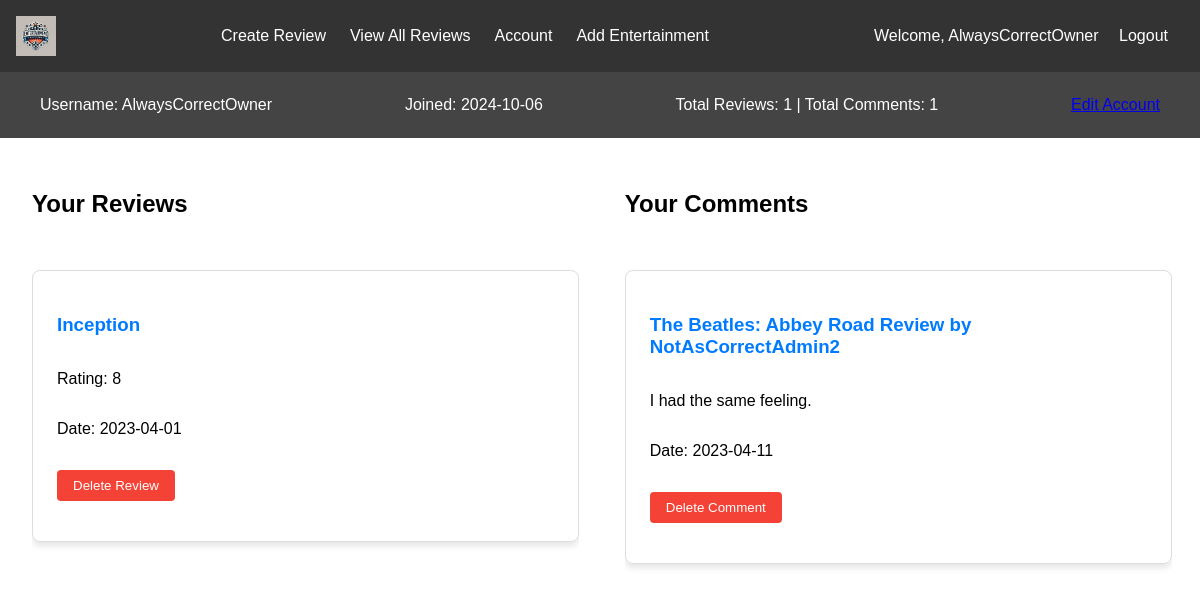
The page /viewaccount.php (signed in) on the database its author committed.
### tables this page shows
CREATE TABLE users (
	user_id INT AUTO_INCREMENT PRIMARY KEY,
    username VARCHAR(50) UNIQUE,
    email VARCHAR(50) UNIQUE,
    user_password VARCHAR(255),
    date_joined DATE,
    user_role_id INT
    
);

CREATE TABLE reviews(
	review_id INT AUTO_INCREMENT PRIMARY KEY,
    user_id INT,
    entertainment_id INT,
    rating INT,
    review_text MEDIUMTEXT,
    review_date DATE,
    FOREIGN KEY (user_id) REFERENCES users(user_id) ON DELETE CASCADE,
    FOREIGN KEY (entertainment_id) REFERENCES entertainments(entertainment_id) ON DELETE CASCADE
);

CREATE TABLE entertainments(
	entertainment_id INT AUTO_INCREMENT PRIMARY KEY,
    title VARCHAR(50),
    release_date DATE,
    entertainment_description MEDIUMTEXT,
    entertainment_type_id INT
);

CREATE TABLE comments(
	comment_id INT AUTO_INCREMENT PRIMARY KEY,
    review_id INT,
    user_id INT,
    comment_text MEDIUMTEXT,
    comment_date DATE,
    FOREIGN KEY (user_id) REFERENCES users(user_id) ON DELETE CASCADE,
    FOREIGN KEY (review_id) REFERENCES reviews(review_id) ON DELETE CASCADE
);

### viewaccount.php (the view, shortened to what this page needs)
<?php
include 'nav.php';
include 'connection.php';
$user_id = $_SESSION['user_id'];
$sql = "SELECT username, email, date_joined FROM Users WHERE user_id = ?";
$stmt = $conn->prepare($sql);
$stmt->bind_param("i", $user_id);
$stmt->execute();
$user_result = $stmt->get_result()->fetch_assoc();
$sql_reviews_count = "SELECT COUNT(*) AS total_reviews FROM Reviews WHERE user_id = ?";
$stmt = $conn->prepare($sql_reviews_count);
$stmt->bind_param("i", $user_id);
$stmt->execute();
$total_reviews = $stmt->get_result()->fetch_assoc()['total_reviews'];
$sql_comments_count = "SELECT COUNT(*) AS total_comments FROM Comments WHERE user_id = ?";
$stmt = $conn->prepare($sql_comments_count);
$stmt->bind_param("i", $user_id);
$stmt->execute();
$total_comments = $stmt->get_result()->fetch_assoc()['total_comments'];
$sql_reviews = "SELECT r.review_id, r.review_text, r.rating, r.review_date, e.title AS entertainment_title
                FROM Reviews r
                JOIN Entertainments e ON r.entertainment_id = e.entertainment_id
                WHERE r.user_id = ?
                ORDER BY r.review_date DESC";
$stmt = $conn->prepare($sql_reviews);
$stmt->bind_param("i", $user_id);
$stmt->execute();
$reviews = $stmt->get_result();
$sql_comments = "SELECT c.comment_id, c.comment_text, c.comment_date, r.review_id, u.username AS review_author, e.title AS entertainment_title
                 FROM Comments c
                 JOIN Reviews r ON c.review_id = r.review_id
                 JOIN Users u ON r.user_id = u.user_id
                 JOIN Entertainments e ON r.entertainment_id = e.entertainment_id
                 WHERE c.user_id = ?
                 ORDER BY c.comment_date DESC";
$stmt = $conn->prepare($sql_comments);
$stmt->bind_param("i", $user_id);
$stmt->execute();
$comments = $stmt->get_result();
?>
<!DOCTYPE html>
<html lang="en">
<head>
</head>
<body>
    <div class="account-info-bar">
        <div class="account-name">Username: <?php echo htmlspecialchars($user_result['username']); ?></div>
        <div class="account-date">Joined: <?php echo htmlspecialchars($user_result['date_joined']); ?></div>
        <div class="account-stats">
            Total Reviews: <?php echo htmlspecialchars($total_reviews); ?> | Total Comments: <?php echo htmlspecialchars($total_comments); ?>
        </div>
        <div class="edit-account">
            <a href="editaccount.php" class="edit-account-link">Edit Account</a>
        </div>
    </div>
    <div class="content">
        <div class="articles">
            <h2>Your Reviews</h2>
            <?php while ($review = $reviews->fetch_assoc()): ?>
                <div class="article-card">
                    <h3>
                        <a href="review.php?review_id=<?php echo htmlspecialchars($review['review_id']); ?>">
                            <?php echo htmlspecialchars($review['entertainment_title']); ?>
                        </a>
                    </h3>
                    <p>Rating: <?php echo htmlspecialchars($review['rating']); ?></p>
                    <p>Date: <?php echo htmlspecialchars($review['review_date']); ?></p>
                    <form action="deleteactivity.php" method="GET">
                        <button type="submit" class="delete-button">Delete Review</button>
                    </form>
                </div>
            <?php endwhile; ?>
        </div>
        <div class="articles">
            <h2>Your Comments</h2>
            <?php while ($comment = $comments->fetch_assoc()): ?>
                <div class="article-card">
                    <h3>
                        <a href="review.php?review_id=<?php echo htmlspecialchars($comment['review_id']); ?>">
                            <?php echo htmlspecialchars($comment['entertainment_title']); ?> Review by <?php echo htmlspecialchars($comment['review_author']); ?>
                        </a>
                    </h3>
                    <p><?php echo htmlspecialchars($comment['comment_text']); ?></p>
                    <p>Date: <?php echo htmlspecialchars($comment['comment_date']); ?></p>
                    <form action="deleteactivity.php" method="GET">
                        <button type="submit" class="delete-button">Delete Comment</button>
                    </form>
                </div>
            <?php endwhile; ?>
        </div>
    </div>
</body>
</html>

### nav.php (shortened to what this page needs)
<nav class="navbar">
    <div class="nav-logo">
        <a href='index.php'> <img src="Images/logo.webp" alt="Logo"> </a>
    </div>
    <div class="nav-links">
        <a href="createreview.php" class="nav-link left">Create Review</a>
        <a href="allreviews.php" class="nav-link middle">View All Reviews</a>
        <a href="viewaccount.php" class="nav-link right">Account</a>
        <?php
        if (isset($_SESSION['user_role_id']) && ($_SESSION['user_role_id'] == 1 || $_SESSION['user_role_id'] == 2)) {
            echo '<a href="addentertainment.php" class="nav-link">Add Entertainment</a>';
        }
        ?>
    </div>
    <div class="nav-login">
        <?php if (isset($_SESSION['username'])): ?>
            <span>Welcome, <?php echo htmlspecialchars($_SESSION['username']); ?></span>
            <a href="logout.php">Logout</a>
        <?php else: ?>
            <a href="loginsignup.php">Login</a>
        <?php endif; ?>
    </div>
</nav>

### nav.php (style rules this page uses)
body { font-family: Arial, sans-serif; margin: 0; padding: 0; }
.navbar { display: flex; justify-content: space-between; align-items: center; background-color: #333; padding: 1rem; color: white; }
.nav-logo img { height: 40px; }
.nav-login a { color: white; text-decoration: none; margin-right: 1rem; }
.nav-links { display: flex; gap: 1.5rem; }
.nav-link { color: white; text-decoration: none; }
.nav-login span { margin-right: 1rem; }

### viewaccount.php (style rules this page uses)
body { font-family: Arial, sans-serif; margin: 0; padding: 0; }
.account-info-bar { display: flex; justify-content: space-between; align-items: center; background-color: #444; color: white; padding: 1rem 2rem; }
.account-info-bar div { margin: 0.5rem; }
.content { display: flex; justify-content: space-between; width: 95%; margin: auto; padding: 2rem; gap: 2rem; }
.articles { display: flex; flex-direction: column; gap: 2rem; width: 48%; height: 600px; overflow-y: auto; }
.articles .article-card { border: 1px solid #ddd; border-radius: 8px; padding: 1.5rem; box-shadow: 0px 4px 6px rgba(0, 0, 0, 0.1); min-height: 200px; display: flex; flex-direction: column; justify-content: space-between; }
.article-card a { color: #007bff; text-decoration: none; }
.delete-button { background-color: #f44336; color: white; border: none; padding: 0.5rem 1rem; border-radius: 4px; cursor: pointer; margin-top: 1rem; }

### rows shown on the page
users: username "AlwaysCorrectOwner", date_joined "2024-10-06"
reviews: entertainment.title "Inception", rating "8", review_date "2023-04-01"
comments: entertainments.title "The Beatles: Abbey Road", users.username "NotAsCorrectAdmin2", comment_text "I had the same feeling.", comment_date "2023-04-11"

### other values the page prints
$_SESSION['username'] "AlwaysCorrectOwner"
$total_reviews "1"
$total_comments "1"
